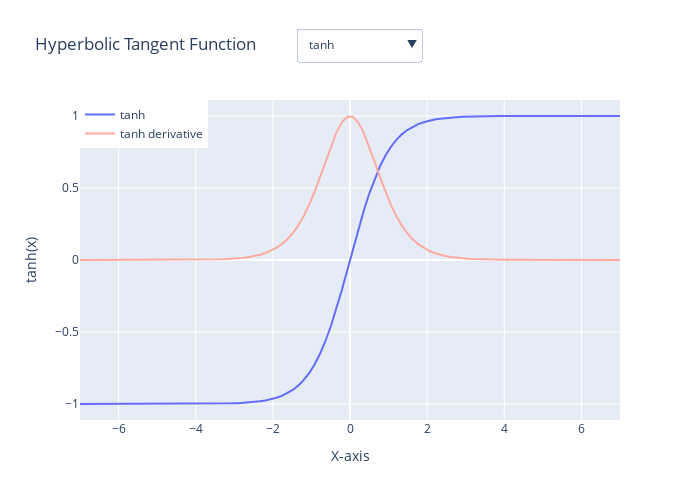

The notebook cell this image was saved under:
### Markdown cell above
```{note}
Although both sigmoid and tanh face vanishing gradient issue, tanh is zero centered, and the gradients are not restricted to move in a certain direction. Therefore, in practice, tanh nonlinearity is always preferred to sigmoid nonlinearity.
```

### Code cell
import numpy as np
import plotly.graph_objects as go
from plotly.subplots import make_subplots

def tanh(x):
    return np.tanh(x)

def tanh_derivative(x):
    return 1.0 - tanh(x)**2

x = np.linspace(-7, 7, 100)
tanh_values = tanh(x)
tanh_derivative_values = tanh_derivative(x)

fig = make_subplots(rows=1, cols=1)

tanh_trace = go.Scatter(x=x, y=tanh_values, mode='lines', name='tanh')
tanh_derivative_trace = go.Scatter(x=x, y=tanh_derivative_values, mode='lines', name='tanh derivative', line=dict(color='#FDAB9F'))

tanh_title = "Hyperbolic Tangent Function"
tanh_derivative_title = "Hyperbolic Tangent Derivative"

buttons = [
    {
        "label": "tanh",
        "method": "update",
        "args": [{"visible": [True, False]}, {"title": tanh_title}],
    },
    {
        "label": "tanh Derivative",
        "method": "update",
        "args": [{"visible": [False, True]}, {"title": tanh_derivative_title}],
    },
    {
        "label": "Both",
        "method": "update",
        "args": [{"visible": [True, True]}, {"title": "Both Plots"}],
    },
]

fig.update_layout(
    updatemenus=[
        {
            "buttons": buttons,
            "direction": "down",
            "pad": {"r": 10, "t": -20},  
            "showactive": True,
            "x": 0.4,
            "xanchor": "left",
            "y": 1.163,
            "yanchor": "top"
        },
    ],
    title=tanh_title, 
    xaxis_title="X-axis",
    yaxis_title="tanh(x)",
    showlegend=True,
    legend=dict(x=0, y=1, traceorder='normal'),
    height=500,
    width=700,
)

fig.add_trace(tanh_trace)
fig.add_trace(tanh_derivative_trace)

fig.show()

### Figure 1 — Plotly figure (JSON) as saved in the notebook; plotly's stock layout.template omitted (floating-point values rounded to 4 significant figures)
{"data": [{"mode": "lines", "name": "tanh", "type": "scatter", "x": [-7, -6.859, -6.717, -6.576, -6.434, -6.293, -6.152, -6.01, -5.869, -5.727, -5.586, -5.444, -5.303, -5.162, -5.02, -4.879, -4.737, -4.596, -4.455, -4.313, -4.172, -4.03, -3.889, -3.747, -3.606, -3.465, -3.323, -3.182, -3.04, -2.899, -2.758, -2.616, -2.475, -2.333, -2.192, -2.051, -1.909, -1.768, -1.626, -1.485, -1.343, -1.202, -1.061, -0.9192, -0.7778, -0.6364, -0.4949, -0.3535, -0.2121, -0.07071, 0.07071, 0.2121, 0.3535, 0.4949, 0.6364, 0.7778, 0.9192, 1.061, 1.202, 1.343, 1.485, 1.626, 1.768, 1.909, 2.051, 2.192, 2.333, 2.475, 2.616, 2.758, 2.899, 3.04, 3.182, 3.323, 3.465, 3.606, 3.747, 3.889, 4.03, 4.172, 4.313, 4.455, 4.596, 4.737, 4.879, 5.02, 5.162, 5.303, 5.444, 5.586, 5.727, 5.869, 6.01, 6.152, 6.293, 6.434, 6.576, 6.717, 6.859, 7], "y": [-1.0, -1.0, -1.0, -1.0, -1.0, -1.0, -1.0, -1.0, -1.0, -1.0, -1.0, -1.0, -1.0, -0.9999, -0.9999, -0.9999, -0.9998, -0.9998, -0.9997, -0.9996, -0.9995, -0.9994, -0.9992, -0.9989, -0.9985, -0.998, -0.9974, -0.9966, -0.9954, -0.994, -0.992, -0.9894, -0.9859, -0.9814, -0.9754, -0.9674, -0.957, -0.9434, -0.9255, -0.9024, -0.8725, -0.8343, -0.7859, -0.7255, -0.6514, -0.5624, -0.4581, -0.3395, -0.209, -0.07059, 0.07059, 0.209, 0.3395, 0.4581, 0.5624, 0.6514, 0.7255, 0.7859, 0.8343, 0.8725, 0.9024, 0.9255, 0.9434, 0.957, 0.9674, 0.9754, 0.9814, 0.9859, 0.9894, 0.992, 0.994, 0.9954, 0.9966, 0.9974, 0.998, 0.9985, 0.9989, 0.9992, 0.9994, 0.9995, 0.9996, 0.9997, 0.9998, 0.9998, 0.9999, 0.9999, 0.9999, 1.0, 1.0, 1.0, 1.0, 1.0, 1.0, 1.0, 1.0, 1.0, 1.0, 1.0, 1.0, 1.0]}, {"line": {"color": "#FDAB9F"}, "mode": "lines", "name": "tanh derivative", "type": "scatter", "x": [-7, -6.859, -6.717, -6.576, -6.434, -6.293, -6.152, -6.01, -5.869, -5.727, -5.586, -5.444, -5.303, -5.162, -5.02, -4.879, -4.737, -4.596, -4.455, -4.313, -4.172, -4.03, -3.889, -3.747, -3.606, -3.465, -3.323, -3.182, -3.04, -2.899, -2.758, -2.616, -2.475, -2.333, -2.192, -2.051, -1.909, -1.768, -1.626, -1.485, -1.343, -1.202, -1.061, -0.9192, -0.7778, -0.6364, -0.4949, -0.3535, -0.2121, -0.07071, 0.07071, 0.2121, 0.3535, 0.4949, 0.6364, 0.7778, 0.9192, 1.061, 1.202, 1.343, 1.485, 1.626, 1.768, 1.909, 2.051, 2.192, 2.333, 2.475, 2.616, 2.758, 2.899, 3.04, 3.182, 3.323, 3.465, 3.606, 3.747, 3.889, 4.03, 4.172, 4.313, 4.455, 4.596, 4.737, 4.879, 5.02, 5.162, 5.303, 5.444, 5.586, 5.727, 5.869, 6.01, 6.152, 6.293, 6.434, 6.576, 6.717, 6.859, 7], "y": [3.326e-06, 4.413e-06, 5.856e-06, 7.77e-06, 1.031e-05, 1.368e-05, 1.815e-05, 2.409e-05, 3.196e-05, 4.24e-05, 5.626e-05, 7.466e-05, 9.906e-05, 0.0001314, 0.0001744, 0.0002314, 0.000307, 0.0004074, 0.0005405, 0.0007171, 0.0009514, 0.001262, 0.001674, 0.002221, 0.002946, 0.003907, 0.005181, 0.006869, 0.009104, 0.01206, 0.01597, 0.02114, 0.02795, 0.03692, 0.04869, 0.06408, 0.08413, 0.1101, 0.1434, 0.1857, 0.2388, 0.304, 0.3824, 0.4736, 0.5756, 0.6837, 0.7901, 0.8847, 0.9563, 0.995, 0.995, 0.9563, 0.8847, 0.7901, 0.6837, 0.5756, 0.4736, 0.3824, 0.304, 0.2388, 0.1857, 0.1434, 0.1101, 0.08413, 0.06408, 0.04869, 0.03692, 0.02795, 0.02114, 0.01597, 0.01206, 0.009104, 0.006869, 0.005181, 0.003907, 0.002946, 0.002221, 0.001674, 0.001262, 0.0009514, 0.0007171, 0.0005405, 0.0004074, 0.000307, 0.0002314, 0.0001744, 0.0001314, 9.906e-05, 7.466e-05, 5.626e-05, 4.24e-05, 3.196e-05, 2.409e-05, 1.815e-05, 1.368e-05, 1.031e-05, 7.77e-06, 5.856e-06, 4.413e-06, 3.326e-06]}], "layout": {"height": 500, "legend": {"traceorder": "normal", "x": 0, "y": 1}, "showlegend": true, "title": {"text": "Hyperbolic Tangent Function"}, "updatemenus": [{"buttons": [{"args": [{"visible": [true, false]}, {"title": "Hyperbolic Tangent Function"}], "label": "tanh", "method": "update"}, {"args": [{"visible": [false, true]}, {"title": "Hyperbolic Tangent Derivative"}], "label": "tanh Derivative", "method": "update"}, {"args": [{"visible": [true, true]}, {"title": "Both Plots"}], "label": "Both", "method": "update"}], "direction": "down", "pad": {"r": 10, "t": -20}, "showactive": true, "x": 0.4, "xanchor": "left", "y": 1.163, "yanchor": "top"}], "width": 700, "xaxis": {"anchor": "y", "domain": [0, 1], "title": {"text": "X-axis"}}, "yaxis": {"anchor": "x", "domain": [0, 1], "title": {"text": "tanh(x)"}}}}
